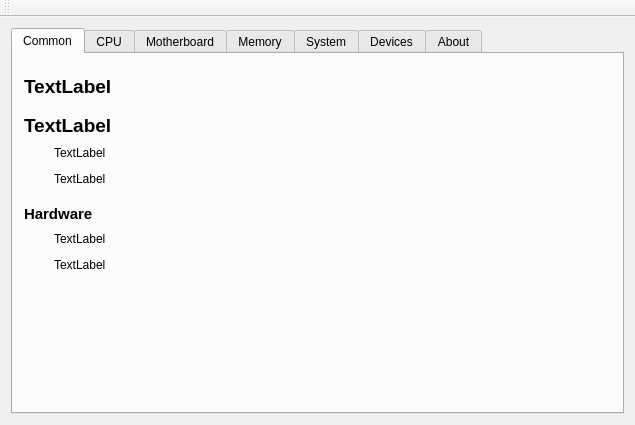
<?xml version="1.0" encoding="UTF-8"?>
<ui version="4.0">
 <class>SystemInfo</class>
 <widget class="QMainWindow" name="SystemInfo">
  <property name="geometry">
   <rect>
    <x>0</x>
    <y>0</y>
    <width>635</width>
    <height>425</height>
   </rect>
  </property>
  <property name="windowTitle">
   <string>SystemInfo</string>
  </property>
  <widget class="QWidget" name="centralWidget">
   <layout class="QHBoxLayout" name="horizontalLayout_2">
    <item>
     <layout class="QVBoxLayout" name="verticalLayout_4">
      <item>
       <widget class="QTabWidget" name="tabWidget">
        <property name="currentIndex">
         <number>0</number>
        </property>
        <widget class="QWidget" name="tab">
         <attribute name="title">
          <string>Common</string>
         </attribute>
         <layout class="QVBoxLayout" name="verticalLayout_3">
          <item>
           <layout class="QVBoxLayout" name="verticalLayout">
            <item>
             <spacer name="verticalSpacer_6">
              <property name="orientation">
               <enum>Qt::Vertical</enum>
              </property>
              <property name="sizeType">
               <enum>QSizePolicy::Minimum</enum>
              </property>
              <property name="sizeHint" stdset="0">
               <size>
                <width>20</width>
                <height>10</height>
               </size>
              </property>
             </spacer>
            </item>
            <item>
             <widget class="QLabel" name="label_com1">
              <property name="text">
               <string>&lt;html&gt;&lt;head/&gt;&lt;body&gt;&lt;p&gt;&lt;span style=&quot; font-size:14pt; font-weight:600;&quot;&gt;TextLabel&lt;/span&gt;&lt;/p&gt;&lt;/body&gt;&lt;/html&gt;</string>
              </property>
              <property name="textInteractionFlags">
               <set>Qt::LinksAccessibleByMouse|Qt::TextSelectableByMouse</set>
              </property>
             </widget>
            </item>
            <item>
             <spacer name="verticalSpacer_3">
              <property name="orientation">
               <enum>Qt::Vertical</enum>
              </property>
              <property name="sizeType">
               <enum>QSizePolicy::Minimum</enum>
              </property>
              <property name="sizeHint" stdset="0">
               <size>
                <width>40</width>
                <height>10</height>
               </size>
              </property>
             </spacer>
            </item>
            <item>
             <widget class="QLabel" name="label_com2">
              <property name="text">
               <string>&lt;html&gt;&lt;head/&gt;&lt;body&gt;&lt;p&gt;&lt;span style=&quot; font-size:14pt; font-weight:600;&quot;&gt;TextLabel&lt;/span&gt;&lt;/p&gt;&lt;/body&gt;&lt;/html&gt;</string>
              </property>
              <property name="textInteractionFlags">
               <set>Qt::LinksAccessibleByMouse|Qt::TextSelectableByMouse</set>
              </property>
             </widget>
            </item>
            <item>
             <layout class="QGridLayout" name="gridLayout_7">
              <item row="1" column="1">
               <widget class="QLabel" name="label_com4">
                <property name="text">
                 <string>TextLabel</string>
                </property>
                <property name="textInteractionFlags">
                 <set>Qt::LinksAccessibleByMouse|Qt::TextSelectableByMouse</set>
                </property>
               </widget>
              </item>
              <item row="0" column="1">
               <widget class="QLabel" name="label_com3">
                <property name="text">
                 <string>TextLabel</string>
                </property>
                <property name="textInteractionFlags">
                 <set>Qt::LinksAccessibleByMouse|Qt::TextSelectableByMouse</set>
                </property>
               </widget>
              </item>
              <item row="1" column="0">
               <spacer name="horizontalSpacer_3">
                <property name="orientation">
                 <enum>Qt::Horizontal</enum>
                </property>
                <property name="sizeType">
                 <enum>QSizePolicy::Fixed</enum>
                </property>
                <property name="sizeHint" stdset="0">
                 <size>
                  <width>30</width>
                  <height>20</height>
                 </size>
                </property>
               </spacer>
              </item>
              <item row="0" column="0">
               <spacer name="horizontalSpacer_4">
                <property name="orientation">
                 <enum>Qt::Horizontal</enum>
                </property>
                <property name="sizeType">
                 <enum>QSizePolicy::Fixed</enum>
                </property>
                <property name="sizeHint" stdset="0">
                 <size>
                  <width>30</width>
                  <height>20</height>
                 </size>
                </property>
               </spacer>
              </item>
             </layout>
            </item>
            <item>
             <spacer name="verticalSpacer">
              <property name="orientation">
               <enum>Qt::Vertical</enum>
              </property>
              <property name="sizeType">
               <enum>QSizePolicy::Minimum</enum>
              </property>
              <property name="sizeHint" stdset="0">
               <size>
                <width>40</width>
                <height>10</height>
               </size>
              </property>
             </spacer>
            </item>
            <item>
             <widget class="QLabel" name="label_com5">
              <property name="text">
               <string>&lt;html&gt;&lt;head/&gt;&lt;body&gt;&lt;p&gt;&lt;span style=&quot; font-size:11pt; font-weight:600;&quot;&gt;Hardware&lt;/span&gt;&lt;/p&gt;&lt;/body&gt;&lt;/html&gt;</string>
              </property>
              <property name="textInteractionFlags">
               <set>Qt::LinksAccessibleByMouse|Qt::TextSelectableByMouse</set>
              </property>
             </widget>
            </item>
            <item>
             <layout class="QGridLayout" name="gridLayout_6">
              <item row="0" column="1">
               <widget class="QLabel" name="label_com6">
                <property name="text">
                 <string>TextLabel</string>
                </property>
                <property name="textInteractionFlags">
                 <set>Qt::LinksAccessibleByMouse|Qt::TextSelectableByMouse</set>
                </property>
               </widget>
              </item>
              <item row="1" column="1">
               <widget class="QLabel" name="label_com7">
                <property name="text">
                 <string>TextLabel</string>
                </property>
                <property name="textInteractionFlags">
                 <set>Qt::LinksAccessibleByMouse|Qt::TextSelectableByMouse</set>
                </property>
               </widget>
              </item>
              <item row="1" column="0">
               <spacer name="horizontalSpacer">
                <property name="orientation">
                 <enum>Qt::Horizontal</enum>
                </property>
                <property name="sizeType">
                 <enum>QSizePolicy::Fixed</enum>
                </property>
                <property name="sizeHint" stdset="0">
                 <size>
                  <width>30</width>
                  <height>20</height>
                 </size>
                </property>
               </spacer>
              </item>
              <item row="0" column="0">
               <spacer name="horizontalSpacer_2">
                <property name="orientation">
                 <enum>Qt::Horizontal</enum>
                </property>
                <property name="sizeType">
                 <enum>QSizePolicy::Fixed</enum>
                </property>
                <property name="sizeHint" stdset="0">
                 <size>
                  <width>30</width>
                  <height>20</height>
                 </size>
                </property>
               </spacer>
              </item>
             </layout>
            </item>
            <item>
             <spacer name="verticalSpacer_2">
              <property name="orientation">
               <enum>Qt::Vertical</enum>
              </property>
              <property name="sizeType">
               <enum>QSizePolicy::Minimum</enum>
              </property>
              <property name="sizeHint" stdset="0">
               <size>
                <width>40</width>
                <height>10</height>
               </size>
              </property>
             </spacer>
            </item>
           </layout>
          </item>
          <item>
           <spacer name="verticalSpacer_5">
            <property name="orientation">
             <enum>Qt::Vertical</enum>
            </property>
            <property name="sizeHint" stdset="0">
             <size>
              <width>20</width>
              <height>40</height>
             </size>
            </property>
           </spacer>
          </item>
         </layout>
        </widget>
        <widget class="QWidget" name="tab_2">
         <attribute name="title">
          <string>CPU</string>
         </attribute>
         <layout class="QHBoxLayout" name="horizontalLayout_3">
          <item>
           <layout class="QGridLayout" name="gridLayout_2">
            <item row="4" column="0">
             <widget class="QLabel" name="label_10">
              <property name="text">
               <string>Cache size</string>
              </property>
             </widget>
            </item>
            <item row="0" column="0">
             <widget class="QLabel" name="label_11">
              <property name="text">
               <string>Vendor</string>
              </property>
             </widget>
            </item>
            <item row="3" column="0">
             <widget class="QLabel" name="label_8">
              <property name="text">
               <string>Core clock</string>
              </property>
             </widget>
            </item>
            <item row="2" column="1">
             <widget class="QLineEdit" name="lineEdit_cpu3">
              <property name="readOnly">
               <bool>true</bool>
              </property>
             </widget>
            </item>
            <item row="0" column="1">
             <widget class="QLineEdit" name="lineEdit_cpu1">
              <property name="readOnly">
               <bool>true</bool>
              </property>
             </widget>
            </item>
            <item row="1" column="1">
             <widget class="QLineEdit" name="lineEdit_cpu2">
              <property name="readOnly">
               <bool>true</bool>
              </property>
             </widget>
            </item>
            <item row="4" column="1">
             <widget class="QLineEdit" name="lineEdit_cpu5">
              <property name="readOnly">
               <bool>true</bool>
              </property>
             </widget>
            </item>
            <item row="5" column="0">
             <widget class="QLabel" name="label_9">
              <property name="text">
               <string>BogoMIPS</string>
              </property>
             </widget>
            </item>
            <item row="5" column="1">
             <widget class="QLineEdit" name="lineEdit_cpu6">
              <property name="readOnly">
               <bool>true</bool>
              </property>
             </widget>
            </item>
            <item row="2" column="0">
             <widget class="QLabel" name="label_7">
              <property name="text">
               <string>Cores</string>
              </property>
             </widget>
            </item>
            <item row="1" column="0">
             <widget class="QLabel" name="label_12">
              <property name="text">
               <string>Name</string>
              </property>
             </widget>
            </item>
            <item row="3" column="1">
             <widget class="QLineEdit" name="lineEdit_cpu4">
              <property name="readOnly">
               <bool>true</bool>
              </property>
             </widget>
            </item>
           </layout>
          </item>
         </layout>
        </widget>
        <widget class="QWidget" name="tab_3">
         <attribute name="title">
          <string>Motherboard</string>
         </attribute>
         <layout class="QHBoxLayout" name="horizontalLayout_4">
          <item>
           <layout class="QGridLayout" name="gridLayout">
            <item row="0" column="1">
             <widget class="QLineEdit" name="lineEdit_mb1">
              <property name="readOnly">
               <bool>true</bool>
              </property>
             </widget>
            </item>
            <item row="1" column="1">
             <widget class="QLineEdit" name="lineEdit_mb2">
              <property name="readOnly">
               <bool>true</bool>
              </property>
             </widget>
            </item>
            <item row="3" column="0">
             <widget class="QLabel" name="label_4">
              <property name="text">
               <string>Bios</string>
              </property>
             </widget>
            </item>
            <item row="2" column="1">
             <widget class="QLineEdit" name="lineEdit_mb3">
              <property name="readOnly">
               <bool>true</bool>
              </property>
             </widget>
            </item>
            <item row="1" column="0">
             <widget class="QLabel" name="label_2">
              <property name="text">
               <string>Model</string>
              </property>
             </widget>
            </item>
            <item row="0" column="0">
             <widget class="QLabel" name="label">
              <property name="text">
               <string>Manufacturer</string>
              </property>
             </widget>
            </item>
            <item row="4" column="0">
             <widget class="QLabel" name="label_5">
              <property name="text">
               <string>Version</string>
              </property>
             </widget>
            </item>
            <item row="2" column="0">
             <widget class="QLabel" name="label_3">
              <property name="text">
               <string>Chipset</string>
              </property>
             </widget>
            </item>
            <item row="5" column="1">
             <widget class="QLineEdit" name="lineEdit_mb6">
              <property name="readOnly">
               <bool>true</bool>
              </property>
             </widget>
            </item>
            <item row="4" column="1">
             <widget class="QLineEdit" name="lineEdit_mb5">
              <property name="readOnly">
               <bool>true</bool>
              </property>
             </widget>
            </item>
            <item row="5" column="0">
             <widget class="QLabel" name="label_6">
              <property name="text">
               <string>Date</string>
              </property>
             </widget>
            </item>
            <item row="3" column="1">
             <widget class="QLineEdit" name="lineEdit_mb4">
              <property name="readOnly">
               <bool>true</bool>
              </property>
             </widget>
            </item>
           </layout>
          </item>
         </layout>
        </widget>
        <widget class="QWidget" name="tab_6">
         <attribute name="title">
          <string>Memory</string>
         </attribute>
         <layout class="QHBoxLayout" name="horizontalLayout_5">
          <item>
           <layout class="QVBoxLayout" name="verticalLayout_2">
            <item>
             <widget class="QLabel" name="label_25">
              <property name="text">
               <string>RAM</string>
              </property>
             </widget>
            </item>
            <item>
             <widget class="QLineEdit" name="lineEdit_mem1">
              <property name="readOnly">
               <bool>true</bool>
              </property>
             </widget>
            </item>
            <item>
             <widget class="QProgressBar" name="progressBar_1">
              <property name="value">
               <number>24</number>
              </property>
             </widget>
            </item>
            <item>
             <widget class="QLabel" name="label_22">
              <property name="text">
               <string>SWAP</string>
              </property>
             </widget>
            </item>
            <item>
             <widget class="QLineEdit" name="lineEdit_mem2">
              <property name="readOnly">
               <bool>true</bool>
              </property>
             </widget>
            </item>
            <item>
             <widget class="QProgressBar" name="progressBar_2">
              <property name="value">
               <number>24</number>
              </property>
             </widget>
            </item>
            <item>
             <spacer name="verticalSpacer_7">
              <property name="orientation">
               <enum>Qt::Vertical</enum>
              </property>
              <property name="sizeHint" stdset="0">
               <size>
                <width>20</width>
                <height>40</height>
               </size>
              </property>
             </spacer>
            </item>
           </layout>
          </item>
         </layout>
        </widget>
        <widget class="QWidget" name="tab_4">
         <attribute name="title">
          <string>System</string>
         </attribute>
         <layout class="QHBoxLayout" name="horizontalLayout_6">
          <item>
           <layout class="QGridLayout" name="gridLayout_3">
            <item row="4" column="1">
             <widget class="QLineEdit" name="lineEdit_sys5">
              <property name="readOnly">
               <bool>true</bool>
              </property>
             </widget>
            </item>
            <item row="2" column="0">
             <widget class="QLabel" name="label_14">
              <property name="text">
               <string>Arch</string>
              </property>
             </widget>
            </item>
            <item row="3" column="0">
             <widget class="QLabel" name="label_16">
              <property name="text">
               <string>Kernel</string>
              </property>
             </widget>
            </item>
            <item row="1" column="0">
             <widget class="QLabel" name="label_13">
              <property name="text">
               <string>Hostname</string>
              </property>
             </widget>
            </item>
            <item row="1" column="1">
             <widget class="QLineEdit" name="lineEdit_sys2">
              <property name="readOnly">
               <bool>true</bool>
              </property>
             </widget>
            </item>
            <item row="3" column="1">
             <widget class="QLineEdit" name="lineEdit_sys4">
              <property name="readOnly">
               <bool>true</bool>
              </property>
             </widget>
            </item>
            <item row="2" column="1">
             <widget class="QLineEdit" name="lineEdit_sys3">
              <property name="readOnly">
               <bool>true</bool>
              </property>
             </widget>
            </item>
            <item row="4" column="0">
             <widget class="QLabel" name="label_15">
              <property name="text">
               <string>Version</string>
              </property>
             </widget>
            </item>
            <item row="0" column="0">
             <widget class="QLabel" name="label_17">
              <property name="text">
               <string>Distribution</string>
              </property>
             </widget>
            </item>
            <item row="0" column="1">
             <widget class="QLineEdit" name="lineEdit_sys1">
              <property name="readOnly">
               <bool>true</bool>
              </property>
             </widget>
            </item>
            <item row="5" column="1">
             <widget class="QLineEdit" name="lineEdit_sys6">
              <property name="readOnly">
               <bool>true</bool>
              </property>
             </widget>
            </item>
            <item row="5" column="0">
             <widget class="QLabel" name="label_19">
              <property name="text">
               <string>Resolution</string>
              </property>
             </widget>
            </item>
           </layout>
          </item>
         </layout>
        </widget>
        <widget class="QWidget" name="tab_5">
         <attribute name="title">
          <string>Devices</string>
         </attribute>
         <layout class="QHBoxLayout" name="horizontalLayout_7">
          <item>
           <layout class="QGridLayout" name="gridLayout_4">
            <item row="3" column="1">
             <widget class="QTextEdit" name="textEdit_dev2">
              <property name="sizePolicy">
               <sizepolicy hsizetype="Expanding" vsizetype="Expanding">
                <horstretch>0</horstretch>
                <verstretch>0</verstretch>
               </sizepolicy>
              </property>
              <property name="readOnly">
               <bool>true</bool>
              </property>
             </widget>
            </item>
            <item row="4" column="0">
             <widget class="QLabel" name="label_21">
              <property name="text">
               <string>Network</string>
              </property>
             </widget>
            </item>
            <item row="3" column="0">
             <widget class="QLabel" name="label_20">
              <property name="text">
               <string>Audio</string>
              </property>
             </widget>
            </item>
            <item row="0" column="0">
             <widget class="QLabel" name="label_23">
              <property name="text">
               <string>Video</string>
              </property>
             </widget>
            </item>
            <item row="0" column="1">
             <widget class="QTextEdit" name="textEdit_dev1">
              <property name="sizePolicy">
               <sizepolicy hsizetype="Expanding" vsizetype="Expanding">
                <horstretch>0</horstretch>
                <verstretch>0</verstretch>
               </sizepolicy>
              </property>
              <property name="readOnly">
               <bool>true</bool>
              </property>
             </widget>
            </item>
            <item row="4" column="1">
             <widget class="QTextEdit" name="textEdit_dev3">
              <property name="readOnly">
               <bool>true</bool>
              </property>
             </widget>
            </item>
           </layout>
          </item>
         </layout>
        </widget>
        <widget class="QWidget" name="tab_7">
         <attribute name="title">
          <string>About</string>
         </attribute>
         <layout class="QHBoxLayout" name="horizontalLayout_8">
          <item>
           <layout class="QVBoxLayout" name="verticalLayout_5">
            <item>
             <layout class="QHBoxLayout" name="horizontalLayout_9">
              <item>
               <spacer name="horizontalSpacer_6">
                <property name="orientation">
                 <enum>Qt::Horizontal</enum>
                </property>
                <property name="sizeHint" stdset="0">
                 <size>
                  <width>40</width>
                  <height>20</height>
                 </size>
                </property>
               </spacer>
              </item>
              <item>
               <widget class="QLabel" name="iconLabel">
                <property name="text">
                 <string>TextLabel</string>
                </property>
               </widget>
              </item>
              <item>
               <spacer name="horizontalSpacer_7">
                <property name="orientation">
                 <enum>Qt::Horizontal</enum>
                </property>
                <property name="sizeHint" stdset="0">
                 <size>
                  <width>40</width>
                  <height>20</height>
                 </size>
                </property>
               </spacer>
              </item>
             </layout>
            </item>
            <item>
             <widget class="QLabel" name="label_18">
              <property name="text">
               <string>&lt;html&gt;&lt;head/&gt;&lt;body&gt;&lt;p align=&quot;center&quot;&gt;&lt;br/&gt;&lt;span style=&quot; font-size:18pt; font-weight:600;&quot;&gt;qlSysInfo&lt;/span&gt;&lt;/p&gt;&lt;p align=&quot;center&quot;&gt;&lt;span style=&quot; font-size:12pt;&quot;&gt;Show information for Linux system&lt;/span&gt;&lt;/p&gt;&lt;p align=&quot;center&quot;&gt;&lt;span style=&quot; font-size:11pt;&quot;&gt;v. 1.1 Beta 04.13 based on Qt&lt;/span&gt;&lt;/p&gt;&lt;p align=&quot;center&quot;&gt;&lt;br/&gt;&lt;span style=&quot; font-size:12pt;&quot;&gt;(c) 2012 - 2013 Andrey Efremov (ANDRE)&lt;/span&gt;&lt;/p&gt;&lt;/body&gt;&lt;/html&gt;</string>
              </property>
              <property name="textInteractionFlags">
               <set>Qt::LinksAccessibleByMouse|Qt::TextSelectableByMouse</set>
              </property>
             </widget>
            </item>
            <item>
             <spacer name="verticalSpacer_4">
              <property name="orientation">
               <enum>Qt::Vertical</enum>
              </property>
              <property name="sizeHint" stdset="0">
               <size>
                <width>20</width>
                <height>40</height>
               </size>
              </property>
             </spacer>
            </item>
           </layout>
          </item>
         </layout>
        </widget>
       </widget>
      </item>
     </layout>
    </item>
   </layout>
  </widget>
  <widget class="QToolBar" name="toolBar">
   <property name="windowTitle">
    <string>toolBar</string>
   </property>
   <attribute name="toolBarArea">
    <enum>TopToolBarArea</enum>
   </attribute>
   <attribute name="toolBarBreak">
    <bool>false</bool>
   </attribute>
  </widget>
  <action name="actionAbout">
   <property name="text">
    <string>About</string>
   </property>
  </action>
  <action name="actionExit">
   <property name="text">
    <string>Exit</string>
   </property>
  </action>
 </widget>
 <layoutdefault spacing="6" margin="11"/>
 <resources/>
 <connections/>
</ui>
